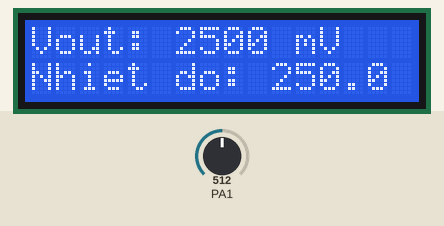
Simulated run of this program. Board: ATmega16, built with avr-gcc and emulated at 8 MHz. Parts: 16×2 character LCD. Wiring (inferred from the names in the program): character LCD (HD44780): RS PD6; R/W PD5; E PD7; data PC0, PC1, PC2, PC3, PC4, PC5, PC6, PC7. The test bench sets the inputs (shaded band); at power-on: PA1 = 512.

Above: at 1.3 s.
1.4 s: PA1 set to 716
At 2.5 s:
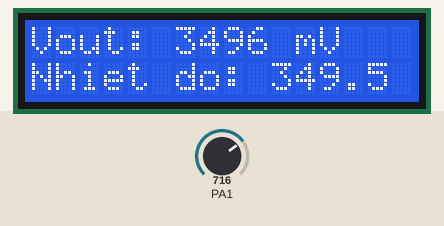
3.2 s: PA1 set to 900
At 4.5 s:
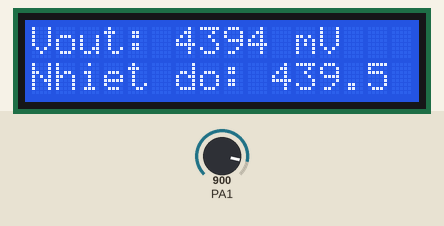
4.8 s: PA1 set to 1023
At 5.4 s:
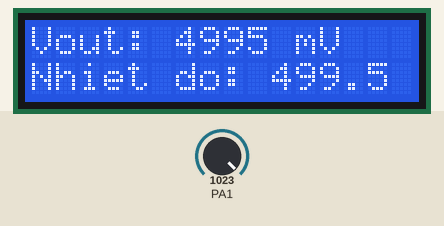
Timing chart, 0 to 7.8 s (numbered marks = the images above; inputs shaded):
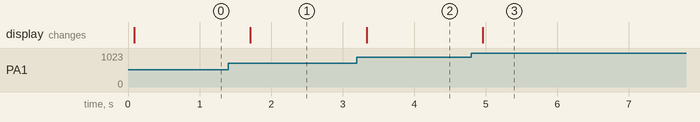

Measured:
- after the input at 1.4 s, the display: changes after 0.31 s (image 1)
- after the input at 3.2 s, the display: changes after 0.13 s (image 2)
- after the input at 4.8 s, the display: changes after 0.16 s (image 3)

The program:

main.c
```c
#define F_CPU 8000000UL
#include <avr/io.h>
#include <util/delay.h>
#include <stdio.h>
#include "hunget_lcd.h"
#include "hunget_adc.h"

int main(void) {
	char buf[16];
	uint16_t raw, milliv, temp_int, temp_frac;
	float temp;

	// 1) Kh?i t?o LCD và ADC
	LCD_Init();    // PC0 PC7 data, PD5(RW), PD6(RS), PD7(EN)
	ADC_Init();    // PA1 input, Vref=AVcc, prescaler=128

	while (1) {
		// 2) ??c raw ADC t? kênh 1 (PA1)
		raw     = ADC_ReadChannel(1);

		// 3) raw ? mV (0 5000)
		milliv  = (uint16_t)((uint32_t)raw * 5000UL / 1024UL);

		 /*4) Tách °C: ph?n nguyên và th?p phân
		temp_int  = milliv / 10;    // 10 mV/°C
		temp_frac = milliv % 10;    // ph?n th?p phân */
/* 4) Tính nhi?t ??: làm tròn g?n nh?t
temp_int = (milliv + 5) / 10;    // 10 mV/°C, c?ng 5 ?? làm tròn*/
// 4) Tính nhi?t ?? và làm tròn ??n 0.5°C
temp = (float)milliv / 10.0; // Nhi?t ?? (°C)
temp = (int)(temp * 2 + 0.5) / 2.0; // Làm tròn ??n 0.5°C
temp_int = (uint16_t)temp; // Ph?n nguyên
temp_frac = (uint16_t)((temp - temp_int) * 10); // Ph?n th?p phân (0 ho?c 5)
		// 5) Hi?n th? nhãn Vout và giá tr?
		LCD_Clear();
		LCD_String_xy(1, 0, "Vout:");
		snprintf(buf, sizeof(buf), "%4u mV", milliv);
		LCD_String_xy(1, 6, buf);

		/* 6) Hi?n th? nhãn Nhiet do và giá tr?
		LCD_String_xy(2, 0, "Nhiet do:");
		snprintf(buf, sizeof(buf), "%2u.%1u C", temp_int, temp_frac);
		LCD_String_xy(2, 10, buf);*/

/* 6) Hi?n th? nhãn Nhiet do và giá tr? (làm tròn)
LCD_String_xy(2, 0, "Nhiet do:");
snprintf(buf, sizeof(buf), "%2u C", temp_int);
LCD_String_xy(2, 10, buf);*/
		        // 6) Hi?n th? nhãn Nhiet do và giá tr? (XX.X C)
		        LCD_String_xy(2, 0, "Nhiet do:");
		        snprintf(buf, sizeof(buf), "%2u.%1u C", temp_int, temp_frac);
		        LCD_String_xy(2, 10, buf);
		_delay_ms(500);
	}

	return 0;
}
```

hunget_adc.h
```c
#ifndef HUNGET_ADC_H
#define HUNGET_ADC_H

#include <avr/io.h>
#include <stdint.h>

// Kh?i ADC0 (PA0), Vref=AVcc, prescaler=128
static inline void ADC_Init(void) {
	// PA0 input, pull-up off
	DDRA  &= ~(1<<PA0);
	PORTA &= ~(1<<PA0);
	// Vref=AVcc, channel=0, right adjust
	ADMUX  = (1<<REFS0);
	// Enable ADC, prescaler=128
	ADCSRA = (1<<ADEN)|(1<<ADPS2)|(1<<ADPS1)|(1<<ADPS0);
}

// ??c ADC0: clear MUX, start, poll, return 10-bit result
static inline uint16_t ADC_ReadChannel(uint8_t ch) {
	// gán ADMUX = Vref + channel
	ADMUX = (ADMUX & 0xF0) | (ch & 0x0F);
	ADCSRA |= (1<<ADSC);
	while (ADCSRA & (1<<ADSC));
	return ADCW;
}

#endif // HUNGET_ADC_H
```

hunget_lcd.h
```c
#ifndef HUNGET_LCD_H
#define HUNGET_LCD_H

#include <avr/io.h>
#include <util/delay.h>
#include <stdint.h>

// Control pins
#define LCD_RS_PORT   PORTD
#define LCD_RS_DDR    DDRD
#define LCD_RS        PD6
#define LCD_RW_PORT   PORTD
#define LCD_RW_DDR    DDRD
#define LCD_RW        PD5
#define LCD_EN_PORT   PORTD
#define LCD_EN_DDR    DDRD
#define LCD_EN        PD7

// Data bus
#define LCD_DATA_PORT PORTC
#define LCD_DATA_DDR  DDRC

// Initialize LCD in 8-bit, 2-line, 5x8 font
static inline void LCD_Init(void) {
	// configure data pins
	LCD_DATA_DDR = 0xFF;
	// configure control pins
	LCD_RS_DDR  |= (1<<LCD_RS);
	LCD_RW_DDR  |= (1<<LCD_RW);
	LCD_EN_DDR  |= (1<<LCD_EN);
	_delay_ms(40);

	// Function Set: 8-bit, 2 line, 5x8
	LCD_RS_PORT &= ~(1<<LCD_RS);
	LCD_RW_PORT &= ~(1<<LCD_RW);
	LCD_DATA_PORT = 0x38;
	LCD_EN_PORT |=  (1<<LCD_EN); _delay_us(1);
	LCD_EN_PORT &= ~(1<<LCD_EN); _delay_ms(2);

	// Display ON, Cursor OFF, Blink OFF
	LCD_DATA_PORT = 0x0C;
	LCD_EN_PORT |=  (1<<LCD_EN); _delay_us(1);
	LCD_EN_PORT &= ~(1<<LCD_EN); _delay_ms(2);

	// Clear display
	LCD_DATA_PORT = 0x01;
	LCD_EN_PORT |=  (1<<LCD_EN); _delay_ms(2);

	// Entry mode: Increment cursor
	LCD_DATA_PORT = 0x06;
	LCD_EN_PORT |=  (1<<LCD_EN); _delay_ms(2);
}

// Send a command
static inline void LCD_Cmd(uint8_t cmd) {
	LCD_RS_PORT &= ~(1<<LCD_RS);
	LCD_RW_PORT &= ~(1<<LCD_RW);
	LCD_DATA_PORT = cmd;
	LCD_EN_PORT |=  (1<<LCD_EN); _delay_us(1);
	LCD_EN_PORT &= ~(1<<LCD_EN); _delay_ms(2);
}

// Send a character
static inline void LCD_Char(uint8_t data) {
	LCD_RS_PORT |=  (1<<LCD_RS);
	LCD_RW_PORT &= ~(1<<LCD_RW);
	LCD_DATA_PORT = data;
	LCD_EN_PORT |=  (1<<LCD_EN); _delay_us(1);
	LCD_EN_PORT &= ~(1<<LCD_EN); _delay_ms(1);
}

// Print string
static inline void LCD_String(const char *s) {
	while (*s) LCD_Char((uint8_t)*s++);
}

// Print string at position
static inline void LCD_String_xy(uint8_t row, uint8_t pos, const char *s) {
	uint8_t addr = (row==1?0x00:0x40) + pos;
	LCD_Cmd(0x80 | addr);
	LCD_String(s);
}

// Clear display
static inline void LCD_Clear(void) {
	LCD_Cmd(0x01);
	_delay_ms(2);
}

#endif // HUNGET_LCD_H
```
